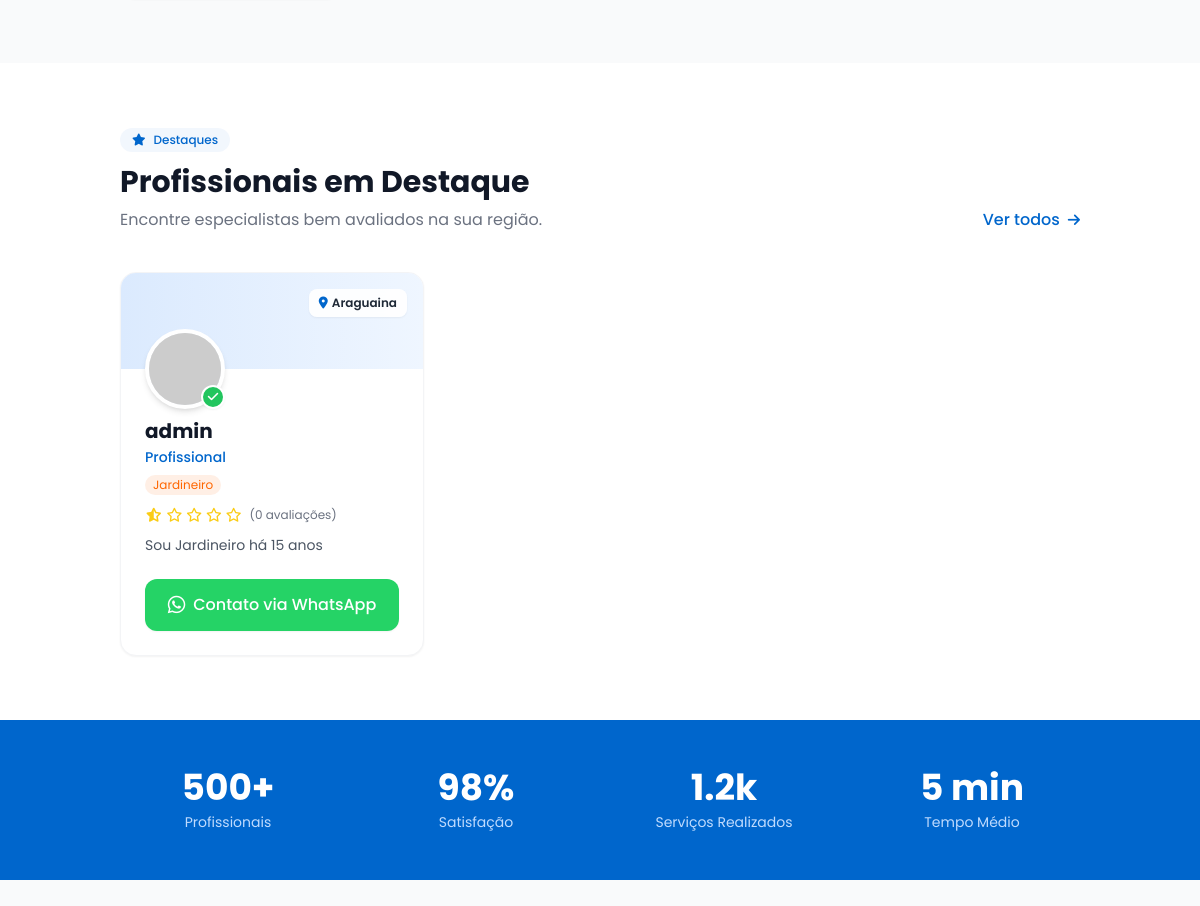
Before: / (middle part) with the older database file.
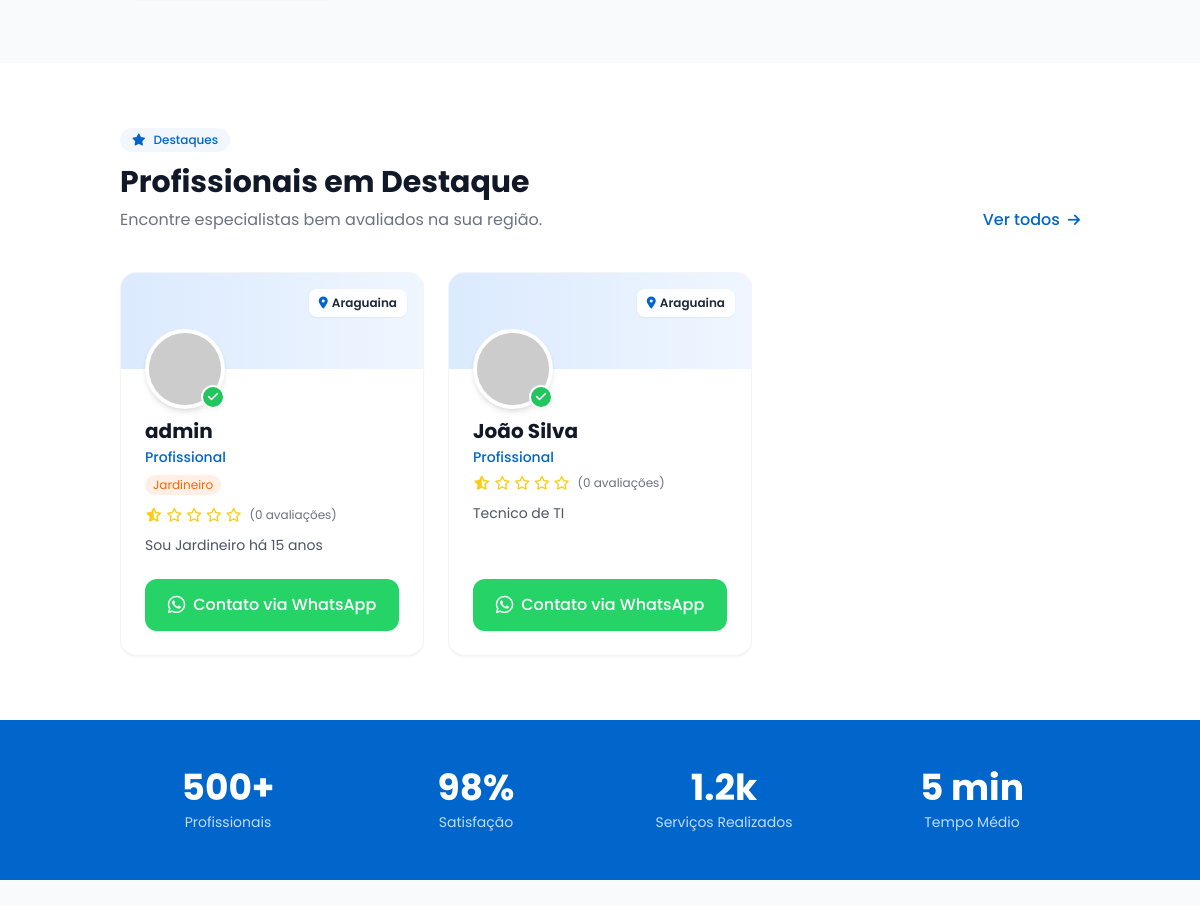
After: the same page with the newer database file.
### users/models.py (models this page shows, shortened)
class ProfessionalProfile(models.Model):
    STATUS_CHOICES = [
        ('pending', 'Pendente'),
        ('active', 'Ativo'),
        ('inactive', 'Inativo'),
        ('suspended', 'Suspenso'),
    ]
    user = models.OneToOneField(
        User,
        on_delete=models.CASCADE,
        related_name='professional_profile'
    )
    bio = models.TextField(blank=True)
    cpf = models.CharField(max_length=14, blank=True)
    cnpj = models.CharField(max_length=18, blank=True)
    is_individual = models.BooleanField(default=True)
    latitude = models.DecimalField(
        max_digits=9,
        decimal_places=6,
        blank=True,
        null=True,
        db_index=True
    )
    longitude = models.DecimalField(
        max_digits=9,
        decimal_places=6,
        blank=True,
        null=True,
        db_index=True
    )
    address = models.CharField(max_length=255, blank=True)
    city = models.CharField(max_length=100, blank=True, db_index=True)
    state = models.CharField(max_length=2, blank=True, db_index=True)
    postal_code = models.CharField(max_length=10, blank=True)
    radius_service_km = models.PositiveIntegerField(default=10)
    status = models.CharField(
        max_length=20,
        choices=STATUS_CHOICES,
        default='pending',
        db_index=True
    )
    rating = models.DecimalField(
        max_digits=3,
        decimal_places=2,
        default=0
    )
    total_reviews = models.PositiveIntegerField(default=0)
    total_jobs = models.PositiveIntegerField(default=0)
    created_at = models.DateTimeField(auto_now_add=True, db_index=True)
    updated_at = models.DateTimeField(auto_now=True)
    class Meta:
        db_table = 'professional_profiles'
        indexes = [
            models.Index(fields=['status', 'user']),
            models.Index(fields=['city', 'state']),
            models.Index(fields=['latitude', 'longitude']),
        ]

class User(AbstractUser):
    USER_TYPE_CHOICES = [
        ('client', 'Cliente'),
        ('professional', 'Profissional'),
        ('admin', 'Administrador'),
    ]
    user_type = models.CharField(
        max_length=20,
        choices=USER_TYPE_CHOICES,
        default='client',
        db_index=True
    )
    phone = models.CharField(max_length=20, blank=True)
    whatsapp = models.CharField(max_length=20, blank=True)
    avatar = models.ImageField(upload_to='avatars/', blank=True, null=True)
    is_verified = models.BooleanField(default=False)
    is_active_whatsapp = models.BooleanField(default=False)
    created_at = models.DateTimeField(auto_now_add=True, db_index=True)
    updated_at = models.DateTimeField(auto_now=True)
    class Meta:
        db_table = 'users'
        indexes = [
            models.Index(fields=['user_type', 'is_active']),
            models.Index(fields=['created_at']),
        ]

### services/models.py (models this page shows, shortened)
class ProfessionalService(models.Model):
    professional = models.ForeignKey(
        'users.ProfessionalProfile',
        on_delete=models.CASCADE,
        related_name='services'
    )
    category = models.ForeignKey(
        ServiceCategory,
        on_delete=models.PROTECT,
        related_name='professional_services'
    )
    title = models.CharField(max_length=200)
    description = models.TextField(blank=True)
    price = models.DecimalField(max_digits=10, decimal_places=2, blank=True, null=True)
    price_type = models.CharField(
        max_length=20,
        choices=[
            ('fixed', 'Fixo'),
            ('hourly', 'Por Hora'),
            ('negotiable', 'Negociável'),
        ],
        default='fixed'
    )
    is_active = models.BooleanField(default=True, db_index=True)
    created_at = models.DateTimeField(auto_now_add=True)
    updated_at = models.DateTimeField(auto_now=True)
    class Meta:
        db_table = 'professional_services'
        unique_together = ['professional', 'category']
        indexes = [
            models.Index(fields=['is_active', 'professional']),
        ]

### core/views.py (the view)
# urls.py: path('', views.index, name='index'),
def index(request):
    categories = ServiceCategory.objects.filter(is_active=True, parent__isnull=True).order_by('order')[:8]
    professionals = ProfessionalProfile.objects.filter(status='active').select_related('user').order_by('-rating')[:6]
    context = {
        'categories': categories,
        'professionals': professionals,
    }
    return render(request, 'core/index.html', context)

### templates/core/index.html (shortened to what this page needs)
{% extends 'base.html' %}
{% load static %}
{% block content %}
<section class="py-16 bg-gray-50">
</section>
<section class="py-16 bg-white">
    <div class="container mx-auto px-4 sm:px-6 lg:px-8">
        <div class="flex flex-col md:flex-row justify-between items-end mb-10">
            <div>
                <div class="inline-flex items-center gap-2 bg-primary/5 text-primary text-xs font-medium px-3 py-1 rounded-full mb-3">
                    <i class="fa-solid fa-star"></i> Destaques
                </div>
                <h2 class="text-3xl font-bold text-gray-900 mb-2">Profissionais em Destaque</h2>
                <p class="text-gray-500">Encontre especialistas bem avaliados na sua região.</p>
            </div>
            <a href="/buscar/" class="text-primary font-medium hover:text-primary/80 transition-colors mt-4 md:mt-0 flex items-center gap-2 group">
                Ver todos <i class="fa-solid fa-arrow-right text-sm group-hover:translate-x-1 transition-transform"></i>
            </a>
        </div>
        <div class="grid grid-cols-1 md:grid-cols-2 lg:grid-cols-3 gap-6" id="professionalsList">
            {% if professionals %}
                {% for pro in professionals %}
                    {% with pro_data=pro %}
                    <div class="professional-card bg-white rounded-2xl shadow-sm border border-gray-100 overflow-hidden hover:shadow-xl transition-all duration-300 flex flex-col h-full group">
                        <div class="h-24 bg-gradient-to-r from-blue-100 to-blue-50 relative">
                            <div class="absolute -bottom-10 left-6 z-10">
                                <div class="w-20 h-20 rounded-full border-4 border-white overflow-hidden bg-gray-200 shadow-md">
                                    {% if pro.user.avatar %}
                                        <img src="{{ pro.user.avatar.url }}" alt="{{ pro.user.get_full_name }}" class="w-full h-full object-cover">
                                    {% else %}
                                        <img src="https://ui-avatars.com/api/?name={{ pro.user.get_full_name|urlencode }}&background=0066cc&color=fff&size=150" alt="{{ pro.user.get_full_name }}" class="w-full h-full object-cover">
                                    {% endif %}
                                </div>
                                <div class="absolute bottom-0 right-0 w-6 h-6 bg-green-500 rounded-full border-2 border-white flex items-center justify-center shadow-sm">
                                    <i class="fa-solid fa-check text-white text-xs"></i>
                                </div>
                            </div>
                            <div class="absolute top-4 right-4 bg-white/90 backdrop-blur-sm text-gray-800 text-xs font-semibold px-2.5 py-1.5 rounded-lg flex items-center gap-1 shadow-sm">
                                <i class="fa-solid fa-location-dot text-primary"></i>
                                {% if pro.city %}{{ pro.city }}{% else %}Próximo{% endif %}
                            </div>
                        </div>
                        <div class="pt-12 px-6 pb-6 flex-grow flex flex-col">
                            <a href="{% url 'core:professional_profile' pro.id %}" class="text-xl font-bold text-gray-900 mb-0.5 hover:text-primary transition-colors">
                                {% if pro.user.get_full_name %}{{ pro.user.get_full_name }}{% else %}{{ pro.user.username }}{% endif %}
                            </a>
                            {% if pro.user.user_type == 'professional' %}
                                <p class="text-primary font-medium text-sm mb-2">Profissional</p>
                            {% endif %}
                            {% if pro.services.all %}
                            <div class="flex flex-wrap gap-1 mb-3">
                                {% for svc in pro.services.all|slice:":3" %}
                                <span class="text-xs bg-secondary/10 text-secondary px-2 py-0.5 rounded-full">{{ svc.title }}</span>
                                {% endfor %}
                            </div>
                            {% endif %}
                            <div class="flex items-center gap-1 mb-3 text-yellow-400 text-sm">
                                {% with rating=pro.rating|default:0|floatformat:"0" %}
                                    {% for i in "12345" %}
                                        {% if forloop.counter <= rating|add:0 %}
                                            <i class="fa-solid fa-star"></i>
                                        {% elif forloop.counter == rating|add:1 %}
                                            <i class="fa-solid fa-star-half-stroke"></i>
                                        {% else %}
                                            <i class="fa-regular fa-star"></i>
                                        {% endif %}
                                    {% endfor %}
                                {% endwith %}
                                <span class="text-gray-500 text-xs ml-1">({{ pro.total_reviews|default:0 }} avaliações)</span>
                            </div>
                            <p class="text-gray-600 text-sm mb-6 line-clamp-2">{{ pro.bio|default:'Profissional qualificado pronto para atender você.' }}</p>
                            <div class="mt-auto">
                                <a href="https://wa.me/55{{ pro.user.whatsapp|default:'5511999999999' }}"
                                   target="_blank"
                                   class="w-full block text-center bg-whatsapp text-white py-3 rounded-xl font-medium hover:bg-green-600 transition-colors shadow-sm flex items-center justify-center gap-2">
                                    <i class="fa-brands fa-whatsapp text-xl"></i> Contato via WhatsApp
                                </a>
                            </div>
                        </div>
                    </div>
                    {% endwith %}
                {% endfor %}
            {% endif %}
        </div>
    </div>
</section>
<section class="py-12 bg-primary">
    <div class="container mx-auto px-4 sm:px-6 lg:px-8">
        <div class="grid grid-cols-2 md:grid-cols-4 gap-8 text-center">
            <div class="text-white">
                <div class="text-3xl md:text-4xl font-bold mb-1">500+</div>
                <div class="text-blue-200 text-sm">Profissionais</div>
            </div>
            <div class="text-white">
                <div class="text-3xl md:text-4xl font-bold mb-1">98%</div>
                <div class="text-blue-200 text-sm">Satisfação</div>
            </div>
            <div class="text-white">
                <div class="text-3xl md:text-4xl font-bold mb-1">1.2k</div>
                <div class="text-blue-200 text-sm">Serviços Realizados</div>
            </div>
            <div class="text-white">
                <div class="text-3xl md:text-4xl font-bold mb-1">5 min</div>
                <div class="text-blue-200 text-sm">Tempo Médio</div>
            </div>
        </div>
    </div>
</section>
<section id="como-funciona" class="py-16 bg-gray-50">
</section>
{% endblock %}

### templates/base.html (shortened to what this page needs)
<!DOCTYPE html>
<html lang="pt-br">
<head>
    <link rel="stylesheet" href="https://cdnjs.cloudflare.com/ajax/libs/font-awesome/6.4.0/css/all.min.css">
    <script src="https://cdn.tailwindcss.com"></script>
</head>
<body class="text-gray-800 antialiased min-h-screen flex flex-col">
    <main class="flex-grow flex flex-col">
        {% block content %}
        {% endblock %}
    </main>
</body>
</html>

### templates/components/search_overlay.html (shortened to what this page needs)
{% load static %}

### templates/base.html (style rules this page uses)
html { scroll-behavior: smooth; scroll-padding-top: 80px; }
body { background-color: #f8fafc; }
.line-clamp-2 { display: -webkit-box; -webkit-line-clamp: 2; -webkit-box-orient: vertical; overflow: hidden; }

Changed rows visible on the page:
added ProfessionalProfile: city "Araguaina", user.get_full_name "João Silva", shows "Profissional", rating 0 (drawn), total_reviews "0", bio "Tecnico de TI"
